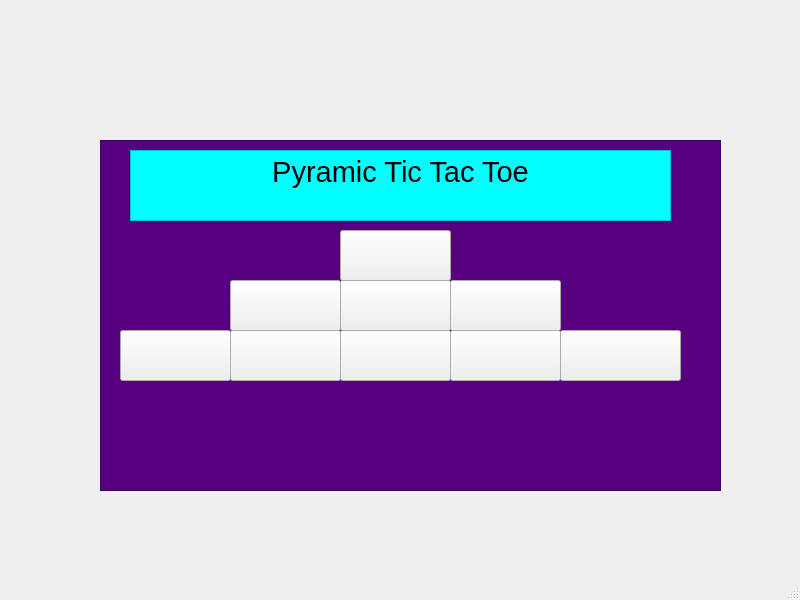
<?xml version="1.0" encoding="UTF-8"?>
<ui version="4.0">
 <class>MainWindow</class>
 <widget class="QMainWindow" name="MainWindow">
  <property name="geometry">
   <rect>
    <x>0</x>
    <y>0</y>
    <width>800</width>
    <height>600</height>
   </rect>
  </property>
  <property name="windowTitle">
   <string>MainWindow</string>
  </property>
  <widget class="QWidget" name="centralwidget">
   <widget class="QTableView" name="tableView">
    <property name="geometry">
     <rect>
      <x>100</x>
      <y>140</y>
      <width>621</width>
      <height>351</height>
     </rect>
    </property>
    <property name="cursor" stdset="0">
     <cursorShape>ClosedHandCursor</cursorShape>
    </property>
    <property name="styleSheet">
     <string notr="true">background-color:rgb(85, 0, 127);</string>
    </property>
   </widget>
   <widget class="QTextEdit" name="textEdit">
    <property name="geometry">
     <rect>
      <x>130</x>
      <y>150</y>
      <width>541</width>
      <height>71</height>
     </rect>
    </property>
    <property name="cursor" stdset="0">
     <cursorShape>ClosedHandCursor</cursorShape>
    </property>
    <property name="styleSheet">
     <string notr="true">background-color:rgb(0, 255, 255)</string>
    </property>
    <property name="html">
     <string>&lt;!DOCTYPE HTML PUBLIC &quot;-//W3C//DTD HTML 4.0//EN&quot; &quot;http://www.w3.org/TR/REC-html40/strict.dtd&quot;&gt;
&lt;html&gt;&lt;head&gt;&lt;meta name=&quot;qrichtext&quot; content=&quot;1&quot; /&gt;&lt;meta charset=&quot;utf-8&quot; /&gt;&lt;style type=&quot;text/css&quot;&gt;
p, li { white-space: pre-wrap; }
hr { height: 1px; border-width: 0; }
li.unchecked::marker { content: &quot;\2610&quot;; }
li.checked::marker { content: &quot;\2612&quot;; }
&lt;/style&gt;&lt;/head&gt;&lt;body style=&quot; font-family:'Segoe UI'; font-size:9pt; font-weight:400; font-style:normal;&quot;&gt;
&lt;p align=&quot;center&quot; style=&quot; margin-top:0px; margin-bottom:0px; margin-left:0px; margin-right:0px; -qt-block-indent:0; text-indent:0px;&quot;&gt;&lt;span style=&quot; font-size:22pt;&quot;&gt;Pyramic Tic Tac Toe&lt;/span&gt;&lt;/p&gt;&lt;/body&gt;&lt;/html&gt;</string>
    </property>
   </widget>
   <widget class="QPushButton" name="pushButton_00">
    <property name="geometry">
     <rect>
      <x>340</x>
      <y>230</y>
      <width>111</width>
      <height>51</height>
     </rect>
    </property>
    <property name="cursor">
     <cursorShape>ClosedHandCursor</cursorShape>
    </property>
    <property name="styleSheet">
     <string notr="true"/>
    </property>
    <property name="text">
     <string/>
    </property>
   </widget>
   <widget class="QPushButton" name="pushButton_10">
    <property name="geometry">
     <rect>
      <x>230</x>
      <y>280</y>
      <width>111</width>
      <height>51</height>
     </rect>
    </property>
    <property name="cursor">
     <cursorShape>ClosedHandCursor</cursorShape>
    </property>
    <property name="text">
     <string/>
    </property>
   </widget>
   <widget class="QPushButton" name="pushButton_11">
    <property name="geometry">
     <rect>
      <x>340</x>
      <y>280</y>
      <width>111</width>
      <height>51</height>
     </rect>
    </property>
    <property name="cursor">
     <cursorShape>ClosedHandCursor</cursorShape>
    </property>
    <property name="styleSheet">
     <string notr="true"/>
    </property>
    <property name="text">
     <string/>
    </property>
   </widget>
   <widget class="QPushButton" name="pushButton_12">
    <property name="geometry">
     <rect>
      <x>450</x>
      <y>280</y>
      <width>111</width>
      <height>51</height>
     </rect>
    </property>
    <property name="cursor">
     <cursorShape>ClosedHandCursor</cursorShape>
    </property>
    <property name="text">
     <string/>
    </property>
   </widget>
   <widget class="QPushButton" name="pushButton_20">
    <property name="geometry">
     <rect>
      <x>120</x>
      <y>330</y>
      <width>111</width>
      <height>51</height>
     </rect>
    </property>
    <property name="cursor">
     <cursorShape>ClosedHandCursor</cursorShape>
    </property>
    <property name="text">
     <string/>
    </property>
   </widget>
   <widget class="QPushButton" name="pushButton_21">
    <property name="geometry">
     <rect>
      <x>230</x>
      <y>330</y>
      <width>111</width>
      <height>51</height>
     </rect>
    </property>
    <property name="cursor">
     <cursorShape>ClosedHandCursor</cursorShape>
    </property>
    <property name="text">
     <string/>
    </property>
   </widget>
   <widget class="QPushButton" name="pushButton_22">
    <property name="geometry">
     <rect>
      <x>340</x>
      <y>330</y>
      <width>111</width>
      <height>51</height>
     </rect>
    </property>
    <property name="cursor">
     <cursorShape>ClosedHandCursor</cursorShape>
    </property>
    <property name="text">
     <string/>
    </property>
   </widget>
   <widget class="QPushButton" name="pushButton_23">
    <property name="geometry">
     <rect>
      <x>450</x>
      <y>330</y>
      <width>111</width>
      <height>51</height>
     </rect>
    </property>
    <property name="cursor">
     <cursorShape>ClosedHandCursor</cursorShape>
    </property>
    <property name="text">
     <string/>
    </property>
   </widget>
   <widget class="QPushButton" name="pushButton_24">
    <property name="geometry">
     <rect>
      <x>560</x>
      <y>330</y>
      <width>121</width>
      <height>51</height>
     </rect>
    </property>
    <property name="cursor">
     <cursorShape>ClosedHandCursor</cursorShape>
    </property>
    <property name="text">
     <string/>
    </property>
   </widget>
  </widget>
  <widget class="QMenuBar" name="menubar">
   <property name="geometry">
    <rect>
     <x>0</x>
     <y>0</y>
     <width>800</width>
     <height>22</height>
    </rect>
   </property>
  </widget>
  <widget class="QStatusBar" name="statusbar"/>
 </widget>
 <resources/>
 <connections/>
</ui>
